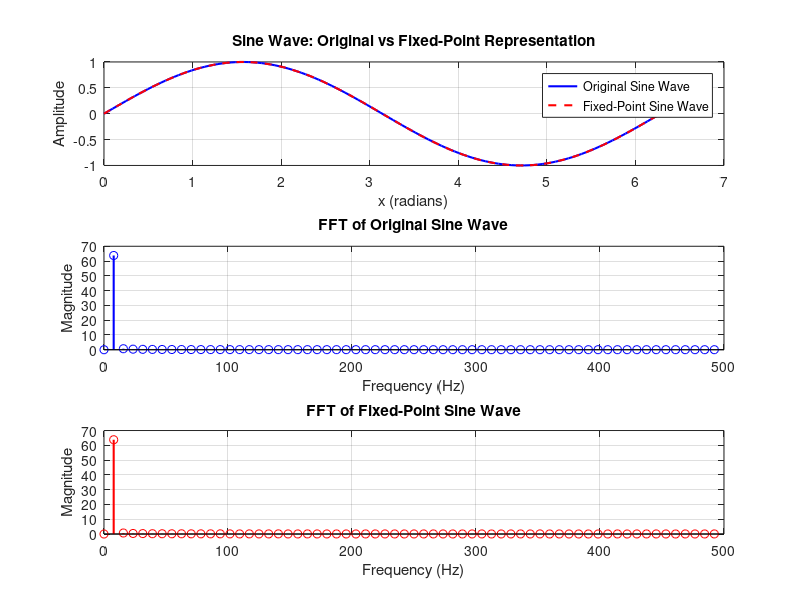

Write MATLAB code to recreate this figure.
% Generate a sine wave divided into N different points 
% This sine wave is of amplitude 1 and is scaled by the scaling factor used for fixed point representation (16, 8)
% This file:
% 1. plots the sine wave in both original and fixed point format
% 2. generates the N sine wave values as comma separated (real, imaginary) values to the file called inputsine.txt (which feeds as input to our FFT)
% 3. plots the FFT of the sine wave which is in original and fixed point format to check if they are the same

N = 128; % no of values (div by 8)
amplitude = 1; % amplitude of the sine wave
scaling_factor = 2^8; % Scale for fixed-point representation
Fs = 1000; % Sampling frequency in Hz (arbitrary for this example)

if mod(N, 8) ~= 0
    error('Total number of values (N) must be divisible by 8.');
end

% gen sine wave
x = linspace(0, 2*pi, N); % Generate N points over one sine wave period
sine_wave = amplitude * sin(x); % Sine wave values

scaled_values = round(sine_wave * scaling_factor); % fixed-point representation
real_values = scaled_values; % real part
imaginary_values = zeros(size(real_values)); %imaginary part
%output to file
filename = 'inputsine.txt';
fileID = fopen(filename, 'w');
fprintf(fileID, 'Real,Imaginary\n'); 
for i = 1:N
    fprintf(fileID, '%d,%d\n', real_values(i), imaginary_values(i));
end
fclose(fileID);

% FFT of the original sine wave
original_fft = fft(sine_wave);
original_fft_magnitude = abs(original_fft(1:N/2)); 
frequencies = (0:N/2-1) * (Fs / N); 

% FFT of the fixed-point sine wave
scaled_fft = fft(scaled_values / scaling_factor); %  back to decimal for FFT
scaled_fft_magnitude = abs(scaled_fft(1:N/2));

% Plot original sine wave and scaled sine wave
figure;
subplot(3, 1, 1);
plot(x, sine_wave, 'b-', 'LineWidth', 1.5); % Original sine wave
hold on;
plot(x, scaled_values / scaling_factor, 'r--', 'LineWidth', 1.5); % Scaled sine wave
grid on;
xlabel('x (radians)');
ylabel('Amplitude');
legend('Original Sine Wave', 'Fixed-Point Sine Wave');
title('Sine Wave: Original vs Fixed-Point Representation');
hold off;

% Plot FFT of original sine wave
subplot(3, 1, 2);
stem(frequencies, original_fft_magnitude, 'b', 'LineWidth', 1.5);
grid on;
xlabel('Frequency (Hz)');
ylabel('Magnitude');
title('FFT of Original Sine Wave');

% Plot FFT of fixed-point sine wave
subplot(3, 1, 3);
stem(frequencies, scaled_fft_magnitude, 'r', 'LineWidth', 1.5);
grid on;
xlabel('Frequency (Hz)');
ylabel('Magnitude');
title('FFT of Fixed-Point Sine Wave');

fprintf('Values written to file "%s".\n', filename);
